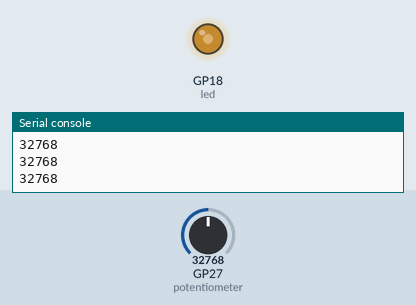
A program run on a simulated Raspberry Pi Pico running MicroPython. On the bench: output pins drawn as LEDs (lit = HIGH), the last lines printed to the serial console. The inputs (shaded band) are chosen by the test bench; at power-on: GP27 (potentiometer) = 32768 (analog values on the 0–65535 scale).

Above: at 1.2 s.
1.3 s: GP27 (potentiometer) set to 45874
At 2.4 s:
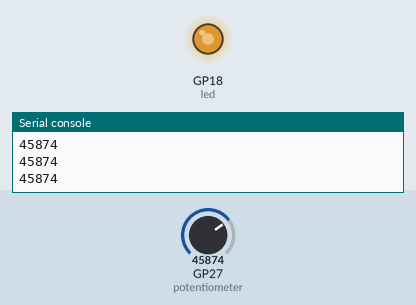
2.8 s: GP27 (potentiometer) set to 57670
At 3.4 s:
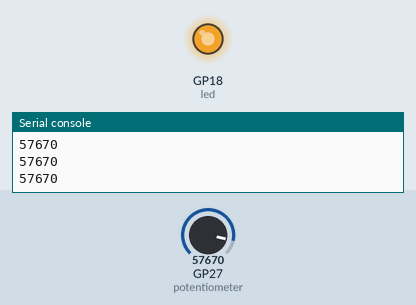
4.3 s: GP27 (potentiometer) set to 7864
At 4.8 s:
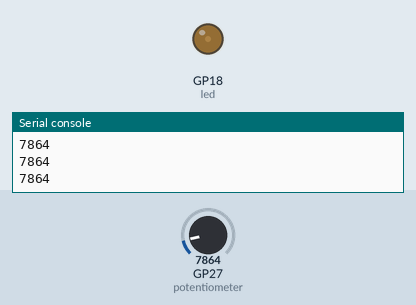
5.8 s: GP27 (potentiometer) set to 0
At 7.0 s:
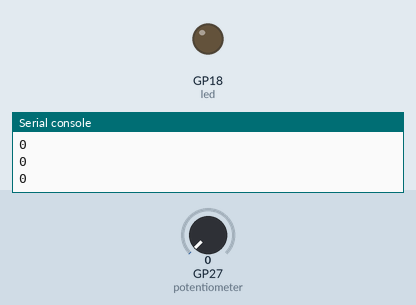
Timing chart, 0 to 8.3 s (numbered marks = the images above; inputs shaded):
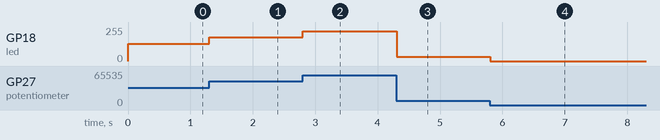

Measured:
- after the input at 1.3 s, GP18 (led): 128/255 → 178/255 at once
- after the input at 2.8 s, GP18 (led): 178/255 → 224/255 at once
- after the input at 4.3 s, GP18 (led): 224/255 → 31/255 at once
- after the input at 5.8 s, GP18 (led): 31/255 → 0/255 at once

The program:

Basic_PWM__MicroPython_.py
```python
# Basic PWM - Raspberry Pi Pico H (MicroPython)
# A basic introduction to Pulse Width Modulation (PWM) with the Pi Pico H with MicroPython
# Covers the basics of PWM and duty cycles using a potentiometer to vary the brightness of an LED
# Made with the instruction of Day 4 of the "12 Projects Of Codemas" by Pi Hut

from machine import ADC, Pin, PWM # imports pins, ADC pins and PWM for use
import time # imports time module

led = PWM(Pin(18)) # sets up pin 18 for PWM with LED

led.freq(1000) # sets PWM frequency (how often power switches between ON and OFF)

reading = 0 # sets up a "reading" variable

potentiometer = ADC(Pin(27)) # sets up the potentiometer to use ADC pin 27

while True: # continuous loop

    reading = potentiometer.read_u16() # read the potentiometer value (16-bit output)
    print(reading) # print reading to shell

    led.duty_u16(reading) # sets duty cycle to potentiometer value

    time.sleep(0.01) # short delay - reading in shell struggles to keep up at 0.001 or 0.002

    
```
